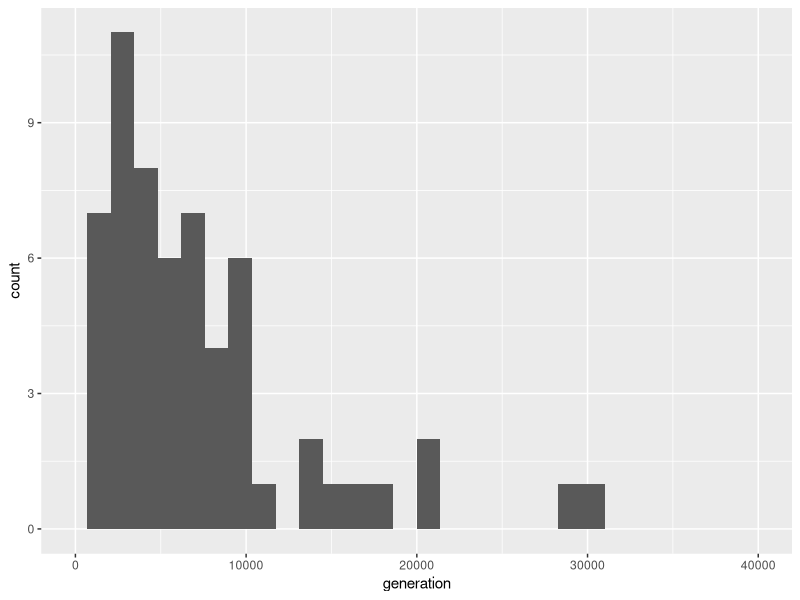
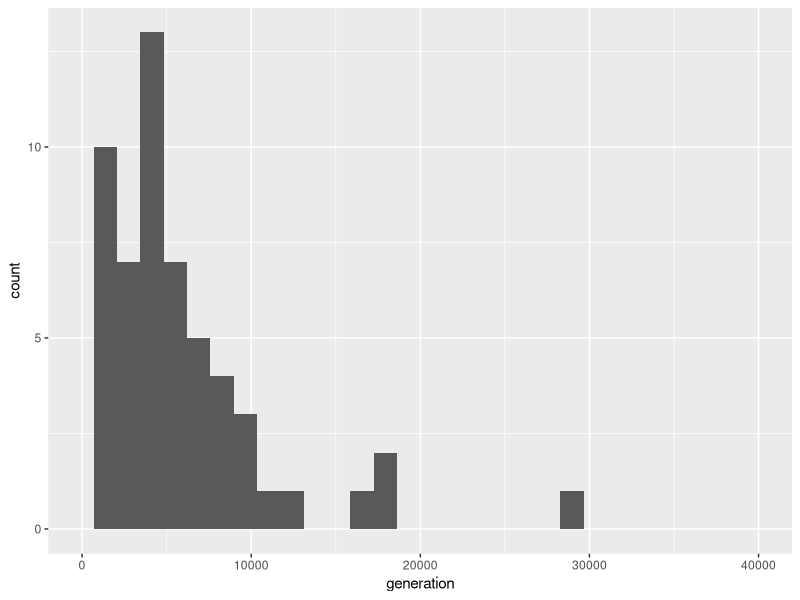
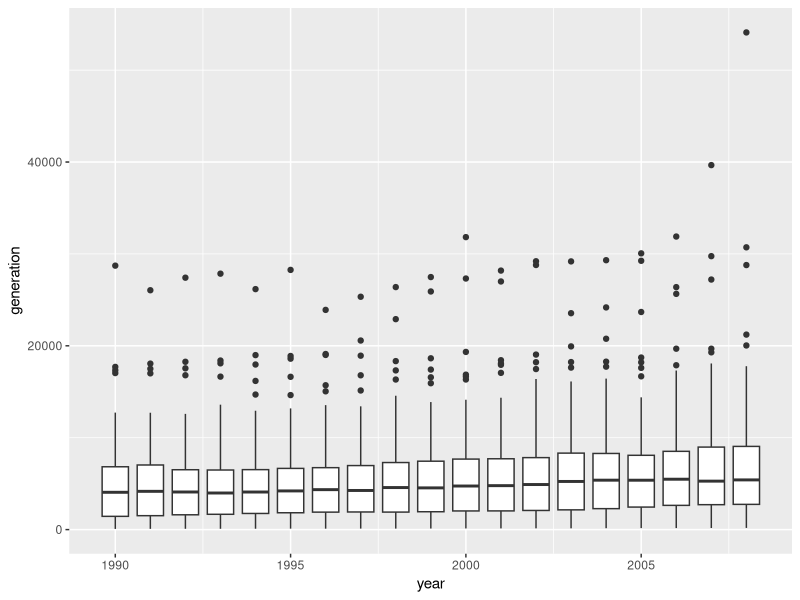

These figures' R source, in order:
library(readxl)
library(tidyr)
library(ggplot2)

# First import the excel file
energy_data_raw <- read_excel('Electricity Generation per capita.xlsx')

# Now gather the raw data into a new, tidy dataframe
energy <- gather(energy_data_raw, 
                key = 'year', 
                value = 'generation',
                colnames(energy_data_raw)[-1],
                convert = TRUE)

# change the name of the first column to something more reasonable
colnames(energy)[1] <- 'country'

# Check out a summary to make sure everything looks ok
summary(energy)

# Get all of the generation values for the past year
latest <- subset(energy, year == max(energy$year))

# Create a few plots exploring the data

ggplot(aes(x = generation), data = latest) + 
  geom_histogram() +
  scale_x_continuous(limits = c(0, 40000))

first <- subset(energy, year == min(energy$year))

ggplot(aes(x = generation), data = first) + 
  geom_histogram() +
  scale_x_continuous(limits = c(0, 40000))

ggplot(aes(x = year, y = generation, group = year), data = energy) +
  geom_boxplot()

